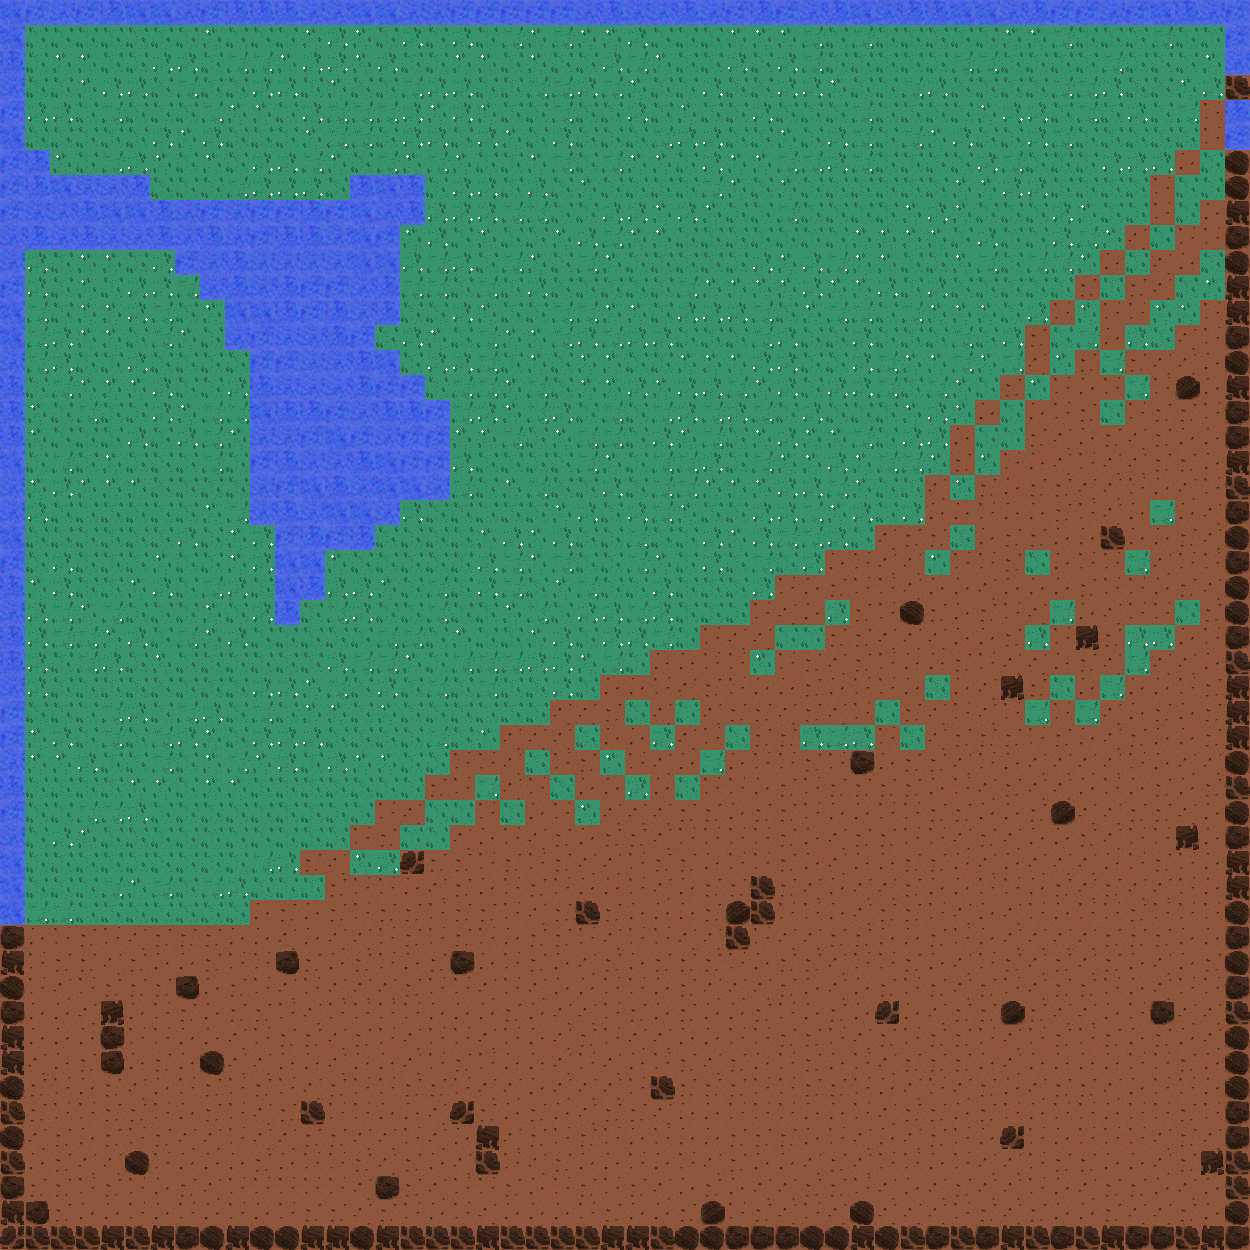

Tiled map render using the project's own tile images. Description and the map definition, with tile-layer contents summarised, below:
An orthogonal 50x50 tile map with 25x25 px tiles, 2 tile layers (Ground, Collidable).

<map version="1.0" orientation="orthogonal" renderorder="right-up" width="50" height="50" tilewidth="25" tileheight="25" nextobjectid="1">
 <tileset firstgid="1" name="tiles" tilewidth="25" tileheight="25" tilecount="100" columns="4">
  <image source="tiles.png" width="100" height="125" />
  <tile id="0">
   <properties>
    <property name="name" value="black" />
   </properties>
  </tile>
  <tile id="1">
   <properties>
    <property name="name" value="purple" />
   </properties>
  </tile>
  <tile id="2">
   <properties>
    <property name="name" value="brick" />
   </properties>
  </tile>
  <tile id="10">
   <properties>
    <property name="name" value="tan" />
   </properties>
  </tile>
  <tile id="11">
   <properties>
    <property name="name" value="green" />
   </properties>
  </tile>
  <tile id="12">
   <properties>
    <property name="name" value="darkGreen" />
   </properties>
  </tile>
  <tile id="20">
   <properties>
    <property name="name" value="blue" />
   </properties>
  </tile>
  <tile id="21">
   <properties>
    <property name="name" value="lightBlue" />
   </properties>
  </tile>
  <tile id="22">
   <properties>
    <property name="name" value="white" />
   </properties>
  </tile>
 </tileset>
 <layer name="Ground" width="50" height="50">
  <data>[2500 cells, 2499 non-empty, 8 distinct tile ids]</data>
 </layer>
 <layer name="Collidable" width="50" height="50">
  <data>[2500 cells, 362 non-empty, 12 distinct tile ids]</data>
 </layer>
</map>